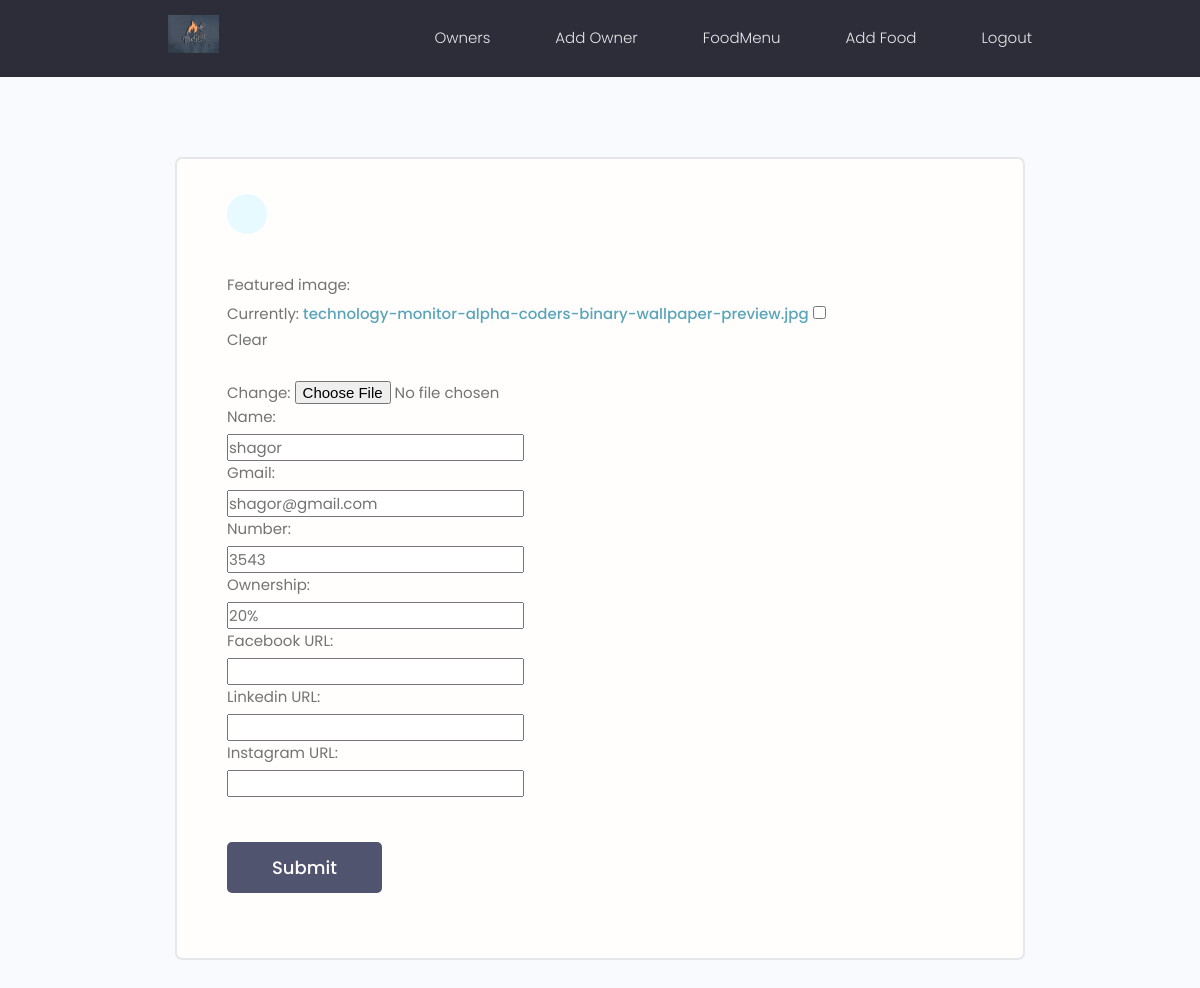
The app's page /ownerpanel/editowner/9382e11c2ce147b5a242661d53b50964/ (signed in) with its own data.
### Owner_Panel/models.py (models this page shows, shortened)
class Owner_Panel(models.Model):
    featured_image = models.ImageField(blank=True,null=True,default='default.jpg')
    name = models.CharField(max_length=200, null=False, blank=False)
    gmail = models.CharField(max_length=200, null=False, blank=False)
    number = models.IntegerField(null=False, blank=False)
    ownership = models.CharField(max_length=200, null=False, blank=False)
    id = models.UUIDField(default=uuid.uuid4, unique=True,
                          primary_key=True, editable=False)
    created = models.DateTimeField(auto_now_add=True)
    owner_priority_serial = models.IntegerField(null=True, blank=True)
    Facebook_URL = models.CharField(max_length=200, null=True, blank=True)
    Linkedin_URL = models.CharField(max_length=200, null=True, blank=True)
    Instagram_URL = models.CharField(max_length=200, null=True, blank=True)

### Owner_Panel/views.py (the view)
# urls.py: path('editowner/<str:owner_id>/',views.edit_owner,name="edit_owner"),
@login_required(login_url='ownerlogin')
def edit_owner(request,owner_id):
    perticular_owner_details = Owner_Panel.objects.get(id=owner_id)
    form = editOwner(instance=perticular_owner_details)
    context = {'form':form,'perticular_owner':perticular_owner_details}
    if request.method == 'POST':
        form = editOwner(request.POST, request.FILES, instance=perticular_owner_details)
        if form.is_valid():
            form.save()
            messages.success(request,"Successfully Edited")
            return redirect('Owner_details',owner_id)
    return render(request,'Owner_Panel/edit_owner.html', context)

### Owner_Panel/editOwnerForms.py
class editOwner(ModelForm):
    class Meta:
        model = Owner_Panel
        exclude = ['owner_priority_serial','created']

### Owner_Panel/templates/Owner_Panel/edit_owner.html (shortened to what this page needs)
{% extends 'main.html' %}
{% block content %}
<main class="formPage my-xl">
  <div class="content-box">
      <div class="formWrapper">
          <a class="backButton" href="{% url "Owner_details" perticular_owner.id %}"></a>
          <br>
          <div class="form-group">
            <form action="" method="POST" enctype="multipart/form-data">
                <div class="form__field">
                  {{form.as_table}}
                </div>
                <input class="btn btn--sub btn--lg  my-md" type="submit" value="Submit" />
            </form>
          </div>
      </div>
  </div>
</main>
{% endblock %}

### static/styles/app.css (style rules this page uses)
:root { --color-sub: #2d2d39; }
.btn--sub { background-color: var(--color-sub-light); }
.content-box { width: 95%; max-width: 85rem; margin: 0 auto; }
.backButton { background: var(--color-main-light); color: var(--color-main); width: 4rem; height: 4rem; display: flex; align-items: center; justify-content: center; border-radius: 50%; }
.formPage .formWrapper { list-style: none; background: var(--color-white); padding: 3.5rem 5rem; border: 2px solid var(--color-light); border-radius: 0.7rem; }

### static/uikit/styles/modules/_variables.css (style rules this page uses)
:root { --color-main: #5aa5b9; --color-main-light: #e6faff; --color-sub: #3f4156; --color-sub-light: #51546e; --color-sub-lighter: #ededfd; --color-text: #737373; --color-gray: #8b8b8b; --color-light: #e5e7eb; --color-light-gray: #767676; --color-bg: #f8fafd; --color-white: #fffefd; --color-white-light: #f3f3f3; --color-success: #359e64; --color-success-bg: #def8e8; --color-error: #fc4b0b; --color-error-bg: #fff2ee; --font-base: 'Poppins', arial, helvetica, 'Segoe UI', roboto, ubuntu, sans-serif; --font-monospace: 'Fira Code', 'Courier New', courier, monospace; --font-regular: 300; --font-medium: 500; --font-bold: 700; --generic-shadow: 1px 1px 5px #00000010; --generic-transition: all 0.3s ease-in-out; }

### static/uikit/styles/modules/_base.css (style rules this page uses)
* { margin: 0; padding: 0; box-sizing: border-box; text-rendering: optimizeLegibility; color: inherit; font-size: inherit; }
html { font-size: 50%; }
@media only screen and (min-width: 480px) { html { font-size: 56.25%; } }
@media only screen and (min-width: 1200px) { html { font-size: 62.5%; } }
body { line-height: 1.6; font-weight: 400; font-size: 1.5rem; color: var(--color-text); background-color: var(--color-bg); min-height: 100vh; }

### static/uikit/styles/modules/_typography.css (style rules this page uses)
* { font-family: var(--font-base); }
a { padding-bottom: 2px; text-decoration: none; display: inline-block; color: var(--color-main); font-weight: var(--font-medium); }

### static/uikit/styles/modules/_utilities.css (style rules this page uses)
.my-md { margin: 3rem auto; }
.my-xl { margin: 8rem auto; }

### static/uikit/styles/modules/_button.css (style rules this page uses)
.btn { display: inline-block; position: relative; cursor: pointer; background-color: var(--color-light); font-weight: var(--font-medium); color: var(--color-sub); text-decoration: none; padding: 1rem 2rem; border-radius: 0.5rem; border: none; width: -webkit-fit-content; width: -moz-fit-content; width: fit-content; height: -webkit-fit-content; height: -moz-fit-content; height: fit-content; font-size: 1.6rem; outline-width: 0; outline-color: transparent; -webkit-backface-visibility: hidden; backface-visibility: hidden; transition: all 0.3s ease-in-out; }
.btn--sub { background-color: var(--color-sub); color: var(--color-white); }
.btn--lg { font-size: 1.8rem; padding: 1.2rem 4.5rem; }

### static/uikit/styles/modules/_form.css (style rules this page uses)
.form__field { margin-top: 1.5rem; margin-bottom: 1.5rem; }
.form__label, .form__field > label { display: block; margin-bottom: 0.5rem; color: var(--color-text); }

### records on screen
Owner_Panel: name "shagor", gmail "shagor@gmail.com", number "3543", ownership "20%"
